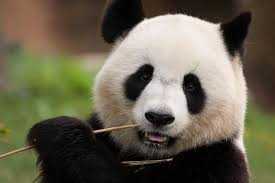
#> input picture panda.jpeg, 275 x 183 px
$ python image_annotation.py
#> lines starting #> are read from the running program, lines starting #| are printed output that depends on the picture; after the words box and inside, x2 and y2 are one past the last pixel; in counts of white or black regions, pixels touching at a corner belong together
import cv2

img = cv2.imread("panda.jpeg")
#> img is the input picture: shape (183, 275, 3); mean B, G, R 79.1, 98, 103.9
print(img.shape)
#| (183, 275, 3)
cv2.imshow("Panda", img)

img_line = img.copy()

# drawing a line on the image
# img = cv2.line(img, pt1, pt2, color[, thickness[, lineType[, shift]]])
cv2.line(img_line, (50,50), (200,150),(0,255,255), thickness=5, lineType=cv2.LINE_AA) # lineType=cv2.LINE_AA for anti-aliased line
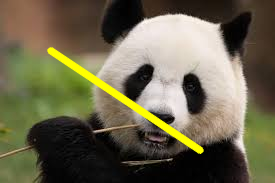
#> img_line: shape (183, 275, 3); 3.18% of pixels changed, all inside (x1, y1, x2, y2) = (47, 46, 205, 155)
cv2.imshow("Line", img_line)

# drawing a circle on the image
# img = cv2.circle(img, center, radius, color[, thickness[, lineType[, shift]]])
img_circle = img.copy()
cv2.circle(img_circle , (144,74), 10, (255,0,0), thickness=5, lineType=cv2.LINE_AA)
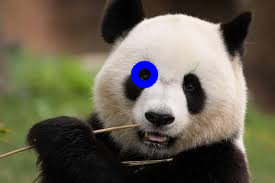
#> img_circle: shape (183, 275, 3); 1.1% of pixels changed, all inside (x1, y1, x2, y2) = (130, 60, 159, 89)
cv2.imshow("Circle", img_circle)

# drawing a rectangle on the image
# img = cv2.rectangle(img, pt1, pt2, color[, thickness[, lineType[, shift]]])
img_rectangle = img.copy()
cv2.rectangle(img_rectangle, (90,8), (245,150), (0,255,0), thickness=5, lineType=cv2.LINE_AA)
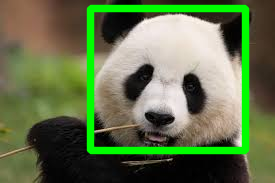
#> img_rectangle: shape (183, 275, 3); 10.56% of pixels changed, all inside (x1, y1, x2, y2) = (86, 4, 250, 155)
cv2.imshow("Rectangle", img_rectangle)

#adding text to the image
# img = cv2.putText(img, text, org, fontFace, fontScale, color[, thickness[, lineType[, bottomLeftOrigin]]])
img_text = img.copy()
text = "Panda"
cv2.putText(img_text, text, (110,165), cv2.FONT_HERSHEY_SIMPLEX, 1, (255,255,0), thickness=2, lineType=cv2.LINE_AA)
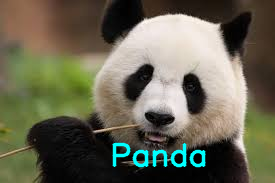
#> img_text: shape (183, 275, 3); 2.32% of pixels changed, all inside (x1, y1, x2, y2) = (112, 142, 206, 168)
cv2.imshow("Text", img_text)

# when fontScale is negative , it means the text will be reversed or mirrored
img_reversed_text = img.copy()
cv2.putText(img_reversed_text, text, (110,165), cv2.FONT_HERSHEY_SIMPLEX, -1, (255,255,0), thickness=2, lineType=cv2.LINE_AA)
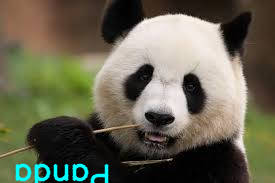
#> img_reversed_text: shape (183, 275, 3); 2.08% of pixels changed, all inside (x1, y1, x2, y2) = (15, 163, 109, 183)
cv2.imshow("Reversed Text", img_reversed_text)

# When thickness is negative, it means that the shape will be filled
img_filled_circle = img.copy()
cv2.circle(img_filled_circle , (144,74), 10, (255,0,0), thickness=-1, lineType=cv2.LINE_AA)
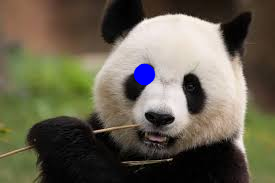
#> img_filled_circle: shape (183, 275, 3); 0.81% of pixels changed, all inside (x1, y1, x2, y2) = (133, 63, 156, 86)
cv2.imshow("Filled Circle", img_filled_circle)

cv2.waitKey(0)
cv2.destroyAllWindows()

$ run again, with rgb.jpeg copied over panda.jpeg
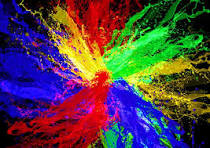
#> input picture rgb.jpeg, 210 x 148 px
#> img is the input picture: shape (148, 210, 3); mean B, G, R 72.5, 63.8, 82.2
#| (148, 210, 3)
#> img_line: shape (148, 210, 3); 4.94% of pixels changed, all inside (x1, y1, x2, y2) = (47, 46, 204, 148)
#> img_circle: shape (148, 210, 3); 1.79% of pixels changed, all inside (x1, y1, x2, y2) = (130, 60, 159, 89)
#> `cv2.rectangle(img_rectangle, (90,8), (245,150), (0,255,0), thickness=5..`:
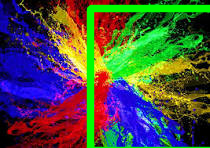
#> img_rectangle: shape (148, 210, 3); 8.21% of pixels changed, all inside (x1, y1, x2, y2) = (86, 4, 210, 148)
#> img_text: shape (148, 210, 3); 0.36% of pixels changed, all inside (x1, y1, x2, y2) = (112, 142, 187, 148)
#> `cv2.circle(img_filled_circle , (144,74), 10, (255,0,0), thickness=-1, ..`:
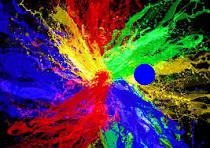
#> img_filled_circle: shape (148, 210, 3); 1.32% of pixels changed, all inside (x1, y1, x2, y2) = (133, 63, 156, 86)
